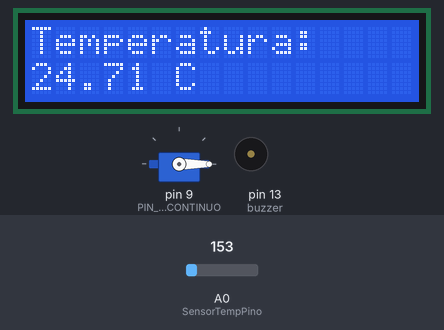
The sketch below on a simulated Arduino Uno, built with avr-gcc and run on an emulated ATmega328P. Parts: servo, 16×2 character LCD, buzzer (waves = sounding, pin HIGH). The test bench sets the inputs (shaded band); at power-on: A0 (SensorTempPino) = 153.

Above: at 1.2 s.
1.3 s: A0 (SensorTempPino) set to 140
At 2.6 s:
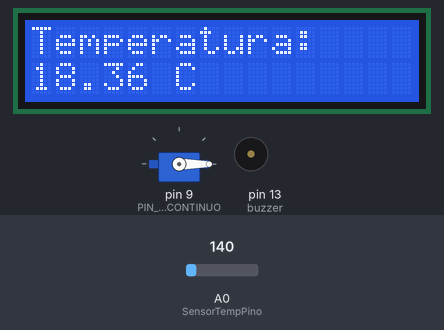
3.5 s: A0 (SensorTempPino) set to 127
At 4.6 s:
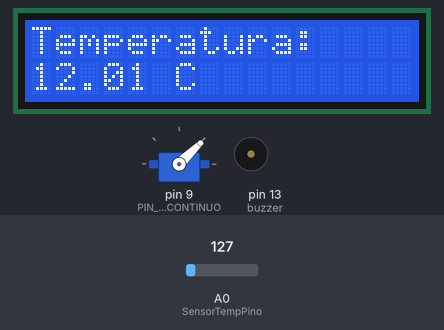
5.6 s: A0 (SensorTempPino) set to 133
At 6.6 s:
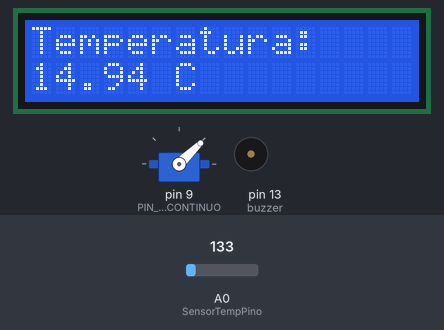
Timing chart, 0 to 8.6 s (numbered marks = the images above; inputs shaded):
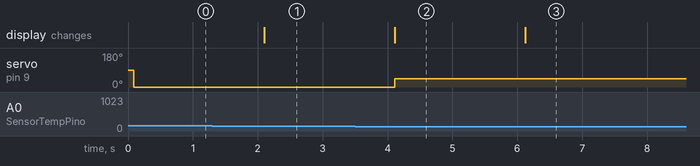

The sketch:

Projeto_1.ino
```cpp
// C++ code
//
#include <Adafruit_LiquidCrystal.h>
#include <Servo.h>

Servo servoContinuo;
Adafruit_LiquidCrystal LCD(0);
int SensorTempPino = 0;
const int PIN_SERVO_CONTINUO = 9;
int buzzer = 13;
int alerta_Azul_1 = 3;
int alerta_Azul_2 = 4;
int alerta_Azul_3 = 5;
int alerta_Laranja_1 = 6;
int alerta_Laranja_2 = 7;
int alerta_Vermelho_1 = 8;
int temp_Minima = -20;
int temp_Muito_Baixa = -10;
int temp_Baixa = 0;
int temp_Media = 10;
int temp_Media_Servo = 15;
int temp_Alta = 20;


void setup() {
  servoContinuo.attach(PIN_SERVO_CONTINUO);
  pinMode(buzzer, OUTPUT);
  LCD.begin(16,2);
  //escreve mensagem
  LCD.print("Temperatura:");
  // Muda a linha do lcd
  LCD.setCursor(0,1);
  //escreve a mensagem
  LCD.print("      C");
}


void loop()
{
    int SensorTempTensao = analogRead(SensorTempPino);
    float Tensao = SensorTempTensao * 5;
    Tensao /= 1024;
    float TemperaturaC = (Tensao - 0.5) * 100;
    LCD.setCursor(0,1);
    LCD.print(TemperaturaC);

  if (TemperaturaC <= temp_Minima ) {

    digitalWrite(alerta_Azul_1, HIGH);
    digitalWrite(alerta_Azul_2, LOW);
    digitalWrite(alerta_Azul_3, LOW);
    digitalWrite(alerta_Laranja_1, LOW);
    digitalWrite(alerta_Laranja_2, LOW);
    digitalWrite(alerta_Vermelho_1, LOW);
    servoContinuo.write(1500);
    digitalWrite(buzzer, LOW);
    delay(1000);

  }
  else if (TemperaturaC <= temp_Muito_Baixa) {
    digitalWrite(alerta_Azul_1, HIGH);
    digitalWrite(alerta_Azul_2, HIGH);
    digitalWrite(alerta_Azul_3, LOW);
    digitalWrite(alerta_Laranja_1, LOW);
    digitalWrite(alerta_Laranja_2, LOW);
    digitalWrite(alerta_Vermelho_1, LOW);
    digitalWrite(buzzer, LOW);
    servoContinuo.write(1500);
    delay(1000);


  }
  else if (TemperaturaC <= temp_Baixa) {
    digitalWrite(alerta_Azul_1, HIGH);
    digitalWrite(alerta_Azul_2, HIGH);
    digitalWrite(alerta_Azul_3, HIGH);
    digitalWrite(alerta_Laranja_1, LOW);
    digitalWrite(alerta_Laranja_2, LOW);
    digitalWrite(alerta_Vermelho_1, LOW);
    digitalWrite(buzzer, LOW);
    servoContinuo.write(1500);
    delay(1000);

  }
  else if (TemperaturaC <= temp_Media) {
    digitalWrite(alerta_Azul_1, HIGH);
    digitalWrite(alerta_Azul_2, HIGH);
    digitalWrite(alerta_Azul_3, HIGH);
    digitalWrite(alerta_Laranja_1, HIGH);
    digitalWrite(alerta_Laranja_2, LOW);
    digitalWrite(alerta_Vermelho_1, LOW);
    servoContinuo.write(1000);
    digitalWrite(buzzer, LOW);
    delay(1000);


  }
  else if (TemperaturaC <= temp_Media_Servo){
    digitalWrite(alerta_Azul_1, HIGH);
    digitalWrite(alerta_Azul_2, HIGH);
    digitalWrite(alerta_Azul_3, HIGH);
    digitalWrite(alerta_Laranja_1, HIGH);
    digitalWrite(alerta_Laranja_2, LOW);
    digitalWrite(alerta_Vermelho_1, LOW);
    servoContinuo.write(1000);
    digitalWrite(buzzer, LOW);
    delay(1000);
  }

    else if (TemperaturaC <= temp_Alta) {
    digitalWrite(alerta_Azul_1, HIGH);
    digitalWrite(alerta_Azul_2, HIGH);
    digitalWrite(alerta_Azul_3, HIGH);
    digitalWrite(alerta_Laranja_1, HIGH);
    digitalWrite(alerta_Laranja_2, HIGH);
    digitalWrite(buzzer, LOW);
    servoContinuo.write(0);
    delay(1000);

  }
   else if (TemperaturaC >= temp_Alta) {
    digitalWrite(alerta_Azul_1, HIGH);
    digitalWrite(alerta_Azul_2, HIGH);
    digitalWrite(alerta_Azul_3, HIGH);
    digitalWrite(alerta_Laranja_1, HIGH);
    digitalWrite(alerta_Laranja_2, HIGH);
    digitalWrite(alerta_Vermelho_1, HIGH);
    servoContinuo.write(0);
    digitalWrite(buzzer, LOW);
     delay(1000);


   }


}
```

Measured:
- the behaviour switches between 134 and 133 on A0 (SensorTempPino) (found by bisection; images 1 and 2)
- after the input at 1.3 s, the display: changes after 0.80 s (image 1)
- after the input at 3.5 s, servo on pin 9 (PIN_SERVO_CONTINUO): 0° → 44° after 0.61 s; the display: changes after 0.61 s (image 2)
- after the input at 5.6 s, the display: changes after 0.52 s (image 3)
